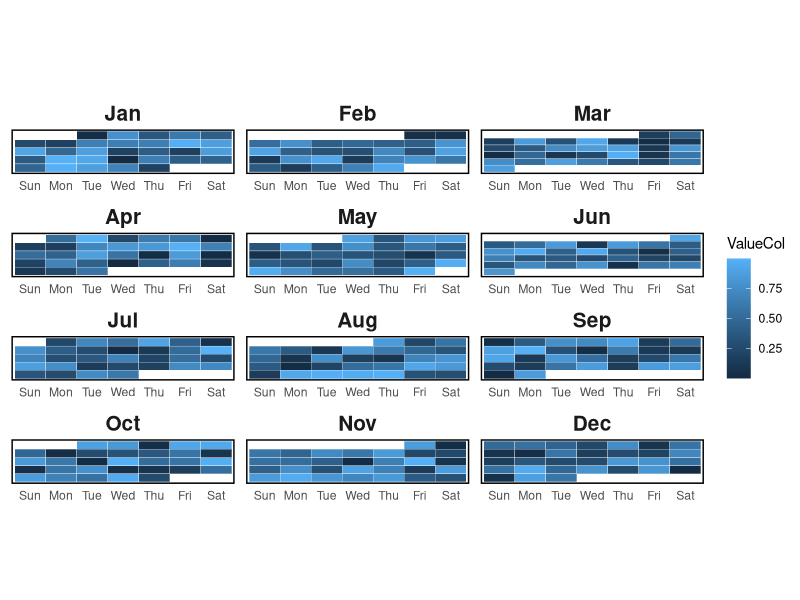
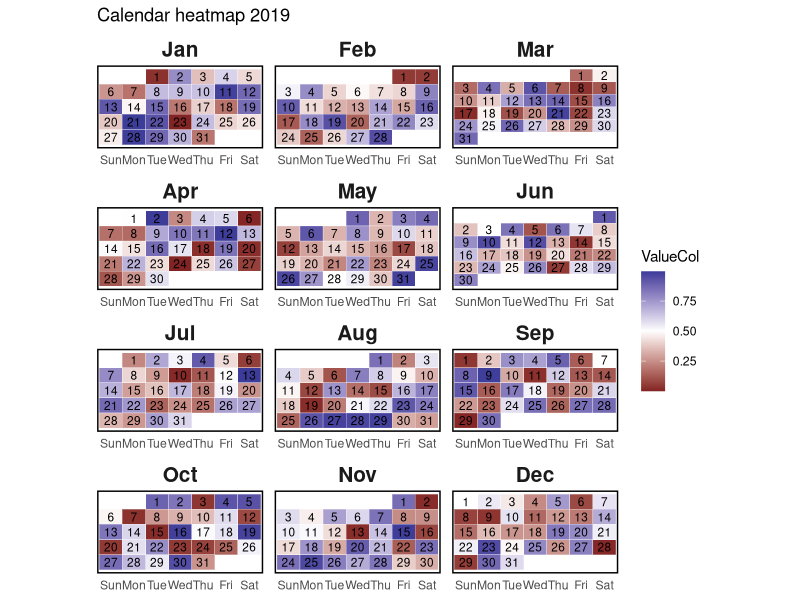
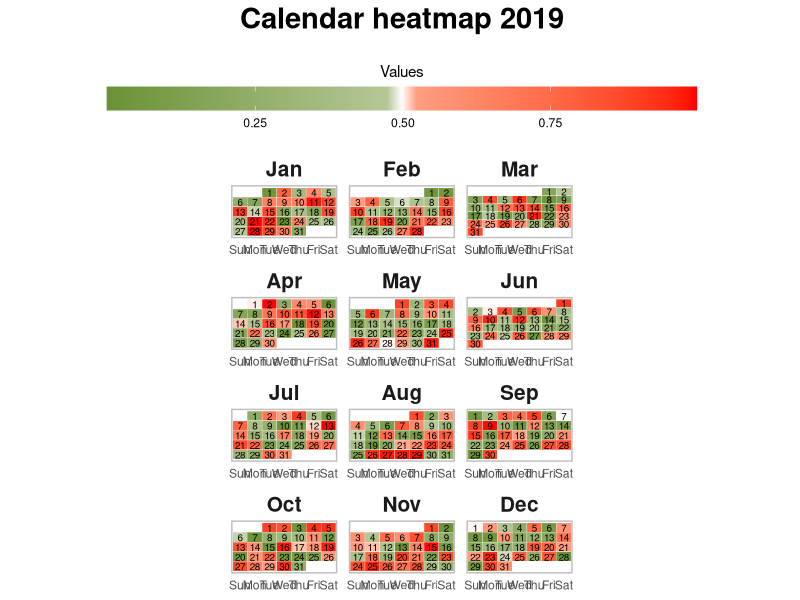

These figures' R source, in order:
## ---- chunk 1
library(tidyverse) # contains ggplot2 (for plot) and dplyr (for easy data manipulation)
library(lubridate) # For date and time manipulation
## ---- chunk 2
df  <-  tibble(
  DateCol = seq(
    dmy("01/01/2019"),
    dmy("31/12/2019"),
    "days"
  ),
  ValueCol = runif(365)
)
## ---- chunk 3
dfPlot <- df %>% 
  mutate(weekday = wday(DateCol, label = T, week_start = 7), # can put week_start = 1 to start week on Monday
         month = month(DateCol, label = T),
         date = yday(DateCol),
         week = epiweek(DateCol))

# isoweek makes the last week of the year as week 1, so need to change that to week 53 for the plot
dfPlot$week[dfPlot$month=="Dec" & dfPlot$week ==1] = 53 

dfPlot <- dfPlot %>% 
  group_by(month) %>% 
  mutate(monthweek = 1 + week - min(week))
## ---- chunk 4
dfPlot %>%  
  ggplot(aes(weekday,-week, fill = ValueCol)) +
  geom_tile(colour = "white")  + 
  theme(aspect.ratio = 1/5,
        axis.title.x = element_blank(),
        axis.title.y = element_blank(),
        axis.text.y = element_blank(),
        panel.grid = element_blank(),
        axis.ticks = element_blank(),
        panel.background = element_blank(),
        strip.background = element_blank(),
        strip.text = element_text(face = "bold", size = 15),
        panel.border = element_rect(colour = "black", fill=NA, size=1)) +
  facet_wrap(~month, nrow = 4, ncol = 3, scales = "free") 
## ---- chunk 5
dfPlot %>%
  ggplot(aes(weekday,-week, fill = ValueCol)) +
  geom_tile(colour = "white")  + 
  geom_text(aes(label = day(DateCol)), size = 3) +
  theme(aspect.ratio = 1/2,
        axis.title.x = element_blank(),
        axis.title.y = element_blank(),
        axis.text.y = element_blank(),
        panel.grid = element_blank(),
        axis.ticks = element_blank(),
        panel.background = element_blank(),
        strip.background = element_blank(),
        strip.text = element_text(face = "bold", size = 15),
        panel.border = element_rect(colour = "black", fill=NA, size=1)) +
  scale_fill_gradient2(midpoint = 0.5) +
  facet_wrap(~month, nrow = 4, ncol = 3, scales = "free") +
  labs(title = "Calendar heatmap 2019")
## ---- chunk 6
dfPlot %>%
  ggplot(aes(weekday,-week, fill = ValueCol)) +
  geom_tile(colour = "white")  + 
  geom_text(aes(label = day(DateCol)), size = 2.5, color = "black") +
  theme(aspect.ratio = 1/2,
        legend.position = "top",
        legend.key.width = unit(3, "cm"),
        axis.title.x = element_blank(),
        axis.title.y = element_blank(),
        axis.text.y = element_blank(),
        panel.grid = element_blank(),
        axis.ticks = element_blank(),
        panel.background = element_blank(),
        legend.title.align = 0.5,
        strip.background = element_blank(),
        strip.text = element_text(face = "bold", size = 15),
        panel.border = element_rect(colour = "grey", fill=NA, size=1),
        plot.title = element_text(hjust = 0.5, size = 21, face = "bold",
                                  margin = margin(0,0,0.5,0, unit = "cm"))) +
  scale_fill_gradientn(colours = c("#6b9235", "white", "red"),
                       values = scales::rescale(c(-1, -0.05, 0, 0.05, 1)), 
                       name = "Values",
                       guide = guide_colorbar(title.position = "top", 
                                              direction = "horizontal")) +
  facet_wrap(~month, nrow = 4, ncol = 3, scales = "free") +
  labs(title = "Calendar heatmap 2019")
